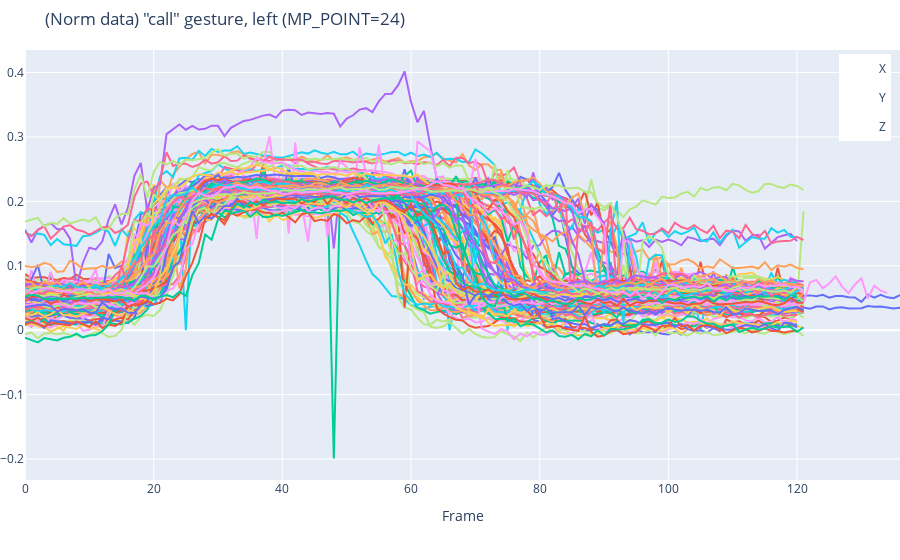

Notebook code for this chart:
### Code cell
fig = create_figure(f'(Norm data) "{GESTURE}" gesture, {HAND} ({MP_POINT=})')

for file in file_paths:
    data = np.load(file)

    points = np.zeros((data.shape[0], 3))
    for i, frame_data in enumerate(data):
        points[i] = transform(frame_data)[MP_POINT-11]

    # fig.add_trace(go.Scatter(y=points[:, 0],
    #                 mode='lines',
    #                 name=os.path.basename(file),
    #                 legendgroup='X',
    #                 showlegend=False,
    # ))
    fig.add_trace(go.Scatter(y=points[:, 1],
                    mode='lines',
                    name=os.path.basename(file),
                    legendgroup='Y',
                    showlegend=False,
    ))
    # fig.add_trace(go.Scatter(y=points[:, 2],
    #                 mode='lines',
    #                 name=os.path.basename(file),
    #                 legendgroup='Z',
    #                 showlegend=False,
    # ))

fig.show()
